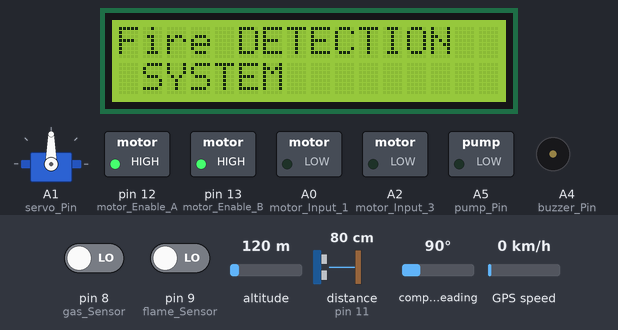
Bench run of a sketch on a simulated Arduino Uno, built with avr-gcc and run on an emulated ATmega328P. Shown: servo, 16×2 character LCD, switched loads named in the sketch (green lamp = pin HIGH), buzzer (waves = sounding, pin HIGH). Inputs (shaded band) come from the test bench; at power-on: pin 8 (gas_Sensor) LOW, pin 9 (flame_Sensor) LOW, distance to the obstacle (sensor on pin 11) 80 cm, altitude 120 m, compass heading 90°, GPS speed 0 km/h. The echo pulse lasts 58.3 µs per cm; the GPS gets a fix after 3 s at 37.7749, -122.4194 with 8 satellites; pins used as bus, display or sensor lines are not drawn; what the sketch prints to the serial monitor is not drawn.

Above: at 1.7 s.
1.8 s: pin 8 (gas_Sensor) driven HIGH and pin 9 (flame_Sensor) driven HIGH
At 2.4 s:
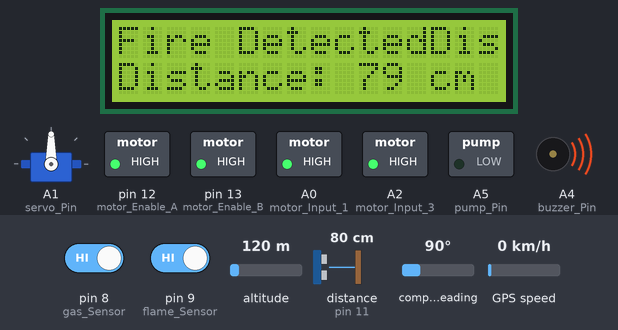
3.3 s: distance to the obstacle (sensor on pin 11) set to 54 cm
At 3.6 s:
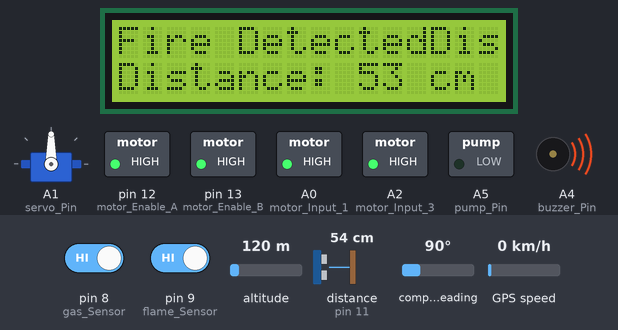
4.8 s: distance to the obstacle (sensor on pin 11) set to 46 cm
At 6.8 s:
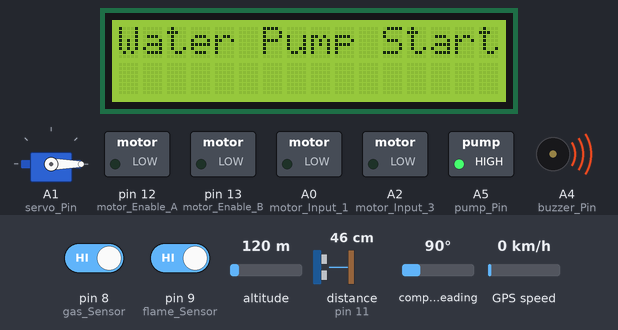
Timing chart, 0 to 15.8 s (numbered marks = the images above; inputs shaded):
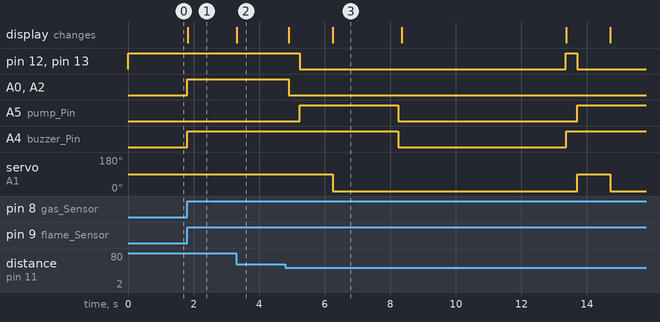

Measured:
- the behaviour switches between 52 and 51 cm on distance to the obstacle (sensor on pin 11) (found by bisection; images 2 and 3)
- after the input at 1.8 s, A0 (motor_Input_1), A2 (motor_Input_3), A4 (buzzer_Pin): LOW → HIGH at once; the display: changes at once (image 1)
- after the input at 3.3 s, the display: changes at once (image 2)
- after the input at 4.8 s, servo on A1 (servo_Pin): 90° → 0° after 1.4 s instead of 3.5 s

The sketch:

sketch_mar14a.ino
```cpp
#include <LiquidCrystal.h>
#include <TinyGPS.h>
#include <Servo.h>

LiquidCrystal lcd(2, 3, 4, 5, 6, 7);
Servo waterSprinkler; // Declare Servo object
const int gas_Sensor = 8;
const int flame_Sensor = 9;
const int ultrasonic_trigPin = 10; // Trigger pin of ultrasonic sensor
const int ultrasonic_echoPin = 11; // Echo pin of ultrasonic sensor
const int motor_Enable_A = 12;      // ENA pin of the L298 motor driver
const int motor_Enable_B = 13;      // ENB pin of the L298 motor driver
const int motor_Input_1 = A0;       // IN1 pin of the L298 motor driver       // IN2 pin of the L298 motor driver
const int motor_Input_3 = A2;       // IN3 pin of the L298 motor driver      // IN4 pin of the L298 motor driver
const int buzzer_Pin = A4;          // Buzzer pin
const int pump_Pin = A5;            // Pump control pin
const int servo_Pin = A1;           // Servo control pin
TinyGPS gps;
long lat, lon;
bool fire_Status = LOW;
bool flame_Status = LOW;
bool readGPS = false; // Flag to control GPS reading

void setup() {
  // Initialize Serial communication
  Serial.begin(9600);
  // Set pin modes
  pinMode(buzzer_Pin, OUTPUT);
  pinMode(pump_Pin, OUTPUT);
  pinMode(motor_Enable_A, OUTPUT);
  pinMode(motor_Enable_B, OUTPUT);
  pinMode(motor_Input_1, OUTPUT);
  pinMode(motor_Input_3, OUTPUT);
  pinMode(ultrasonic_trigPin, OUTPUT);
  pinMode(ultrasonic_echoPin, INPUT);
  pinMode(gas_Sensor, INPUT);
  pinMode(flame_Sensor, INPUT);
  // Initialize servo
  waterSprinkler.attach(servo_Pin); // Attach the servo to the pin
  // Initialize LCD
  digitalWrite(motor_Enable_A, HIGH);
  digitalWrite(motor_Enable_B, HIGH);
  lcd.begin(16, 2);
  lcd.print("Fire DETECTION");
  lcd.setCursor(0, 2);
  lcd.print(" SYSTEM");
  delay(500);
}

void loop() {
  fire_Status = digitalRead(gas_Sensor);
  flame_Status = digitalRead(flame_Sensor);

  if (fire_Status == HIGH && flame_Status == HIGH) {
    lcd.clear();
    lcd.print("Fire Detected");
    digitalWrite(motor_Enable_A, HIGH);
    digitalWrite(motor_Enable_B, HIGH);
    lcd.print("Distance: ");
    int distance = measureDistance();
    lcd.print(distance);
    lcd.print(" cm");

    digitalWrite(buzzer_Pin, HIGH);
    startMotor(); // Start the motors

    unsigned long startTime = millis();
    while (millis() - startTime < 5000) { // Run for a maximum of 5 seconds
      distance = measureDistance();
      lcd.setCursor(0, 2);
      lcd.print("Distance: ");
      lcd.print(distance);
      lcd.print(" cm");
      if (distance <= 50) {
        break; // Exit the loop if the distance is less than or equal to 50 cm
      }
      delay(100); // Delay to avoid excessive checking
    }

    stopMotor(); // Stop the motors

    SendMessage(); // Send SMS

    readGPS = true; // Set flag to start GPS reading

    while (readGPS) {
      gps_read();
    }

    // Deactivate the motor enable pins
    digitalWrite(motor_Enable_A, LOW);
    digitalWrite(motor_Enable_B, LOW);

    // Activate the pump
    digitalWrite(pump_Pin, HIGH);

    // Activate the water sprinkler
    waterSprinkler.write(90); // Assuming 90 degrees is the desired angle for watering
    delay(1000); // Allow some time for watering
    waterSprinkler.write(0); // Return to the initial position

    lcd.clear();
    lcd.print("Water Pump Started");
    delay(2000);

    digitalWrite(buzzer_Pin, LOW);
    digitalWrite(pump_Pin, LOW);

    delay(100);

    lcd.clear();
    lcd.print("Fire extinguished");

    // Wait for some time before checking again
    delay(5000);
  }
}

void startMotor() {
  digitalWrite(motor_Input_1, HIGH);
  digitalWrite(motor_Input_3, HIGH);
}

void stopMotor() {
  digitalWrite(motor_Input_1, LOW);
  digitalWrite(motor_Input_3, LOW);
}

int measureDistance() {
  // Send ultrasonic pulse
  digitalWrite(ultrasonic_trigPin, LOW);
  delayMicroseconds(2);
  digitalWrite(ultrasonic_trigPin, HIGH);
  delayMicroseconds(10);
  digitalWrite(ultrasonic_trigPin, LOW);

  // Measure the duration of the echo pulse
  long duration = pulseIn(ultrasonic_echoPin, HIGH);

  // Calculate the distance
  int distance = duration * 0.034 / 2; // Speed of sound is 0.034 cm/µs

  return distance;
}

void SendMessage() {
  Serial.println("AT+CMGF=1");    //Sets the GSM Module in Text Mode
  delay(100);  // Delay of 100 milliseconds
  Serial.println("AT+CMGS=\"+917420892460\"\r"); // Replace x with mobile number
  delay(100);
  Serial.println("Fire Detected inside home");// The SMS text you want to send
  delay(100);
  Serial.println((char)26);// ASCII code of CTRL+Z
  delay(10);
}

void gps_read() {
  byte a;

  if (Serial.available()) {
    a = Serial.read();
    if (gps.encode(a)) {
      gps.get_position(&lat, &lon); // get latitude and longitude

      Serial.println("Position: ");
      Serial.print("lat:");
      Serial.println((lat * 0.000001), 8);
      Serial.print("log:");
      Serial.println((lon * 0.000001), 8);

      readGPS = false; // Clear flag to stop GPS reading
    }
  }
}
```
